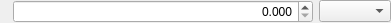
<?xml version="1.0" encoding="UTF-8"?>
<ui version="4.0">
 <class>NumberEdit</class>
 <widget class="QWidget" name="NumberEdit">
  <property name="geometry">
   <rect>
    <x>0</x>
    <y>0</y>
    <width>391</width>
    <height>20</height>
   </rect>
  </property>
  <property name="windowTitle">
   <string>NumberEdit</string>
  </property>
  <property name="locale">
   <locale language="English" country="UnitedStates"/>
  </property>
  <layout class="QGridLayout" name="gridLayout">
   <property name="leftMargin">
    <number>0</number>
   </property>
   <property name="topMargin">
    <number>0</number>
   </property>
   <property name="rightMargin">
    <number>0</number>
   </property>
   <property name="bottomMargin">
    <number>0</number>
   </property>
   <item row="0" column="1">
    <widget class="QDoubleSpinBox" name="doubleSpinBox">
     <property name="sizePolicy">
      <sizepolicy hsizetype="MinimumExpanding" vsizetype="Fixed">
       <horstretch>0</horstretch>
       <verstretch>0</verstretch>
      </sizepolicy>
     </property>
     <property name="alignment">
      <set>Qt::AlignRight|Qt::AlignTrailing|Qt::AlignVCenter</set>
     </property>
     <property name="decimals">
      <number>3</number>
     </property>
    </widget>
   </item>
   <item row="0" column="2">
    <widget class="ComboBox" name="comboBox">
     <property name="minimumSize">
      <size>
       <width>0</width>
       <height>0</height>
      </size>
     </property>
     <property name="sizeAdjustPolicy">
      <enum>QComboBox::AdjustToContents</enum>
     </property>
    </widget>
   </item>
   <item row="0" column="0">
    <widget class="QLabel" name="label">
     <property name="text">
      <string/>
     </property>
    </widget>
   </item>
  </layout>
 </widget>
 <customwidgets>
  <customwidget>
   <class>ComboBox</class>
   <extends>QComboBox</extends>
   <header>ComboBox.h</header>
  </customwidget>
 </customwidgets>
 <resources/>
 <connections/>
</ui>
